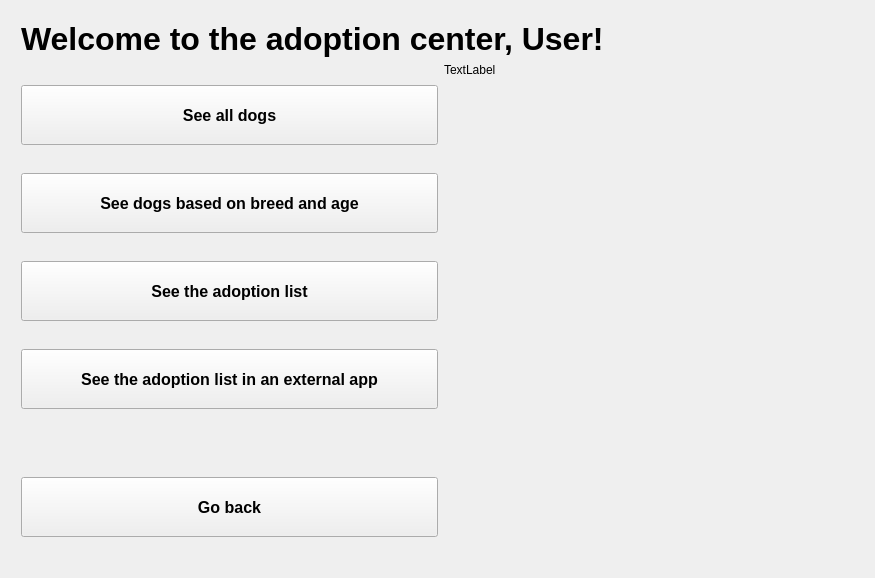
<?xml version="1.0" encoding="UTF-8"?>
<ui version="4.0">
 <class>UserMenuWindowClass</class>
 <widget class="QMainWindow" name="UserMenuWindowClass">
  <property name="geometry">
   <rect>
    <x>0</x>
    <y>0</y>
    <width>875</width>
    <height>578</height>
   </rect>
  </property>
  <property name="windowTitle">
   <string>UserMenuWindow</string>
  </property>
  <widget class="QWidget" name="centralWidget">
   <widget class="QWidget" name="verticalLayoutWidget">
    <property name="geometry">
     <rect>
      <x>10</x>
      <y>10</y>
      <width>861</width>
      <height>561</height>
     </rect>
    </property>
    <layout class="QVBoxLayout" name="verticalLayout">
     <item>
      <widget class="QLabel" name="label">
       <property name="font">
        <font>
         <pointsize>24</pointsize>
         <bold>true</bold>
        </font>
       </property>
       <property name="text">
        <string>Welcome to the adoption center, User!</string>
       </property>
      </widget>
     </item>
     <item>
      <layout class="QHBoxLayout" name="horizontalLayout">
       <item>
        <layout class="QVBoxLayout" name="verticalLayout_2">
         <item>
          <widget class="QPushButton" name="btnSeeAll">
           <property name="minimumSize">
            <size>
             <width>0</width>
             <height>60</height>
            </size>
           </property>
           <property name="font">
            <font>
             <pointsize>12</pointsize>
             <bold>true</bold>
            </font>
           </property>
           <property name="text">
            <string>See all dogs</string>
           </property>
          </widget>
         </item>
         <item>
          <widget class="QPushButton" name="btnSeeBA">
           <property name="minimumSize">
            <size>
             <width>0</width>
             <height>60</height>
            </size>
           </property>
           <property name="font">
            <font>
             <pointsize>12</pointsize>
             <bold>true</bold>
            </font>
           </property>
           <property name="text">
            <string>See dogs based on breed and age</string>
           </property>
          </widget>
         </item>
         <item>
          <widget class="QPushButton" name="btnAdoptionList">
           <property name="minimumSize">
            <size>
             <width>0</width>
             <height>60</height>
            </size>
           </property>
           <property name="font">
            <font>
             <pointsize>12</pointsize>
             <bold>true</bold>
            </font>
           </property>
           <property name="text">
            <string>See the adoption list</string>
           </property>
          </widget>
         </item>
         <item>
          <widget class="QPushButton" name="btnAdoptionBr">
           <property name="minimumSize">
            <size>
             <width>0</width>
             <height>60</height>
            </size>
           </property>
           <property name="font">
            <font>
             <pointsize>12</pointsize>
             <bold>true</bold>
            </font>
           </property>
           <property name="text">
            <string>See the adoption list in an external app</string>
           </property>
          </widget>
         </item>
         <item>
          <spacer name="verticalSpacer_2">
           <property name="orientation">
            <enum>Qt::Orientation::Vertical</enum>
           </property>
           <property name="sizeType">
            <enum>QSizePolicy::Policy::Maximum</enum>
           </property>
           <property name="sizeHint" stdset="0">
            <size>
             <width>20</width>
             <height>40</height>
            </size>
           </property>
          </spacer>
         </item>
         <item>
          <widget class="QPushButton" name="btnBack">
           <property name="minimumSize">
            <size>
             <width>0</width>
             <height>60</height>
            </size>
           </property>
           <property name="font">
            <font>
             <pointsize>12</pointsize>
             <bold>true</bold>
            </font>
           </property>
           <property name="text">
            <string>Go back</string>
           </property>
          </widget>
         </item>
        </layout>
       </item>
       <item>
        <layout class="QVBoxLayout" name="verticalLayout_4">
         <item>
          <widget class="QLabel" name="label_2">
           <property name="text">
            <string>TextLabel</string>
           </property>
          </widget>
         </item>
         <item>
          <spacer name="verticalSpacer">
           <property name="orientation">
            <enum>Qt::Orientation::Vertical</enum>
           </property>
           <property name="sizeHint" stdset="0">
            <size>
             <width>20</width>
             <height>40</height>
            </size>
           </property>
          </spacer>
         </item>
        </layout>
       </item>
      </layout>
     </item>
    </layout>
   </widget>
  </widget>
 </widget>
 <layoutdefault spacing="6" margin="11"/>
 <resources/>
 <connections>
  <connection>
   <sender>btnSeeAll</sender>
   <signal>clicked()</signal>
   <receiver>UserMenuWindowClass</receiver>
   <slot>btnSeeAll_clicked()</slot>
   <hints>
    <hint type="sourcelabel">
     <x>37</x>
     <y>112</y>
    </hint>
    <hint type="destinationlabel">
     <x>5</x>
     <y>113</y>
    </hint>
   </hints>
  </connection>
  <connection>
   <sender>btnSeeBA</sender>
   <signal>clicked()</signal>
   <receiver>UserMenuWindowClass</receiver>
   <slot>btnSeeBA_clicked()</slot>
   <hints>
    <hint type="sourcelabel">
     <x>17</x>
     <y>190</y>
    </hint>
    <hint type="destinationlabel">
     <x>7</x>
     <y>194</y>
    </hint>
   </hints>
  </connection>
  <connection>
   <sender>btnAdoptionList</sender>
   <signal>clicked()</signal>
   <receiver>UserMenuWindowClass</receiver>
   <slot>btnAdoptionList_clicked()</slot>
   <hints>
    <hint type="sourcelabel">
     <x>49</x>
     <y>288</y>
    </hint>
    <hint type="destinationlabel">
     <x>6</x>
     <y>287</y>
    </hint>
   </hints>
  </connection>
  <connection>
   <sender>btnAdoptionBr</sender>
   <signal>clicked()</signal>
   <receiver>UserMenuWindowClass</receiver>
   <slot>btnAdoptionBr_clicked()</slot>
   <hints>
    <hint type="sourcelabel">
     <x>30</x>
     <y>365</y>
    </hint>
    <hint type="destinationlabel">
     <x>7</x>
     <y>364</y>
    </hint>
   </hints>
  </connection>
  <connection>
   <sender>btnBack</sender>
   <signal>clicked()</signal>
   <receiver>UserMenuWindowClass</receiver>
   <slot>btnBack_clicked()</slot>
   <hints>
    <hint type="sourcelabel">
     <x>41</x>
     <y>516</y>
    </hint>
    <hint type="destinationlabel">
     <x>8</x>
     <y>517</y>
    </hint>
   </hints>
  </connection>
 </connections>
 <slots>
  <slot>btnSeeAll_clicked()</slot>
  <slot>btnSeeBA_clicked()</slot>
  <slot>btnAdoptionList_clicked()</slot>
  <slot>btnAdoptionBr_clicked()</slot>
  <slot>btnBack_clicked()</slot>
 </slots>
</ui>
